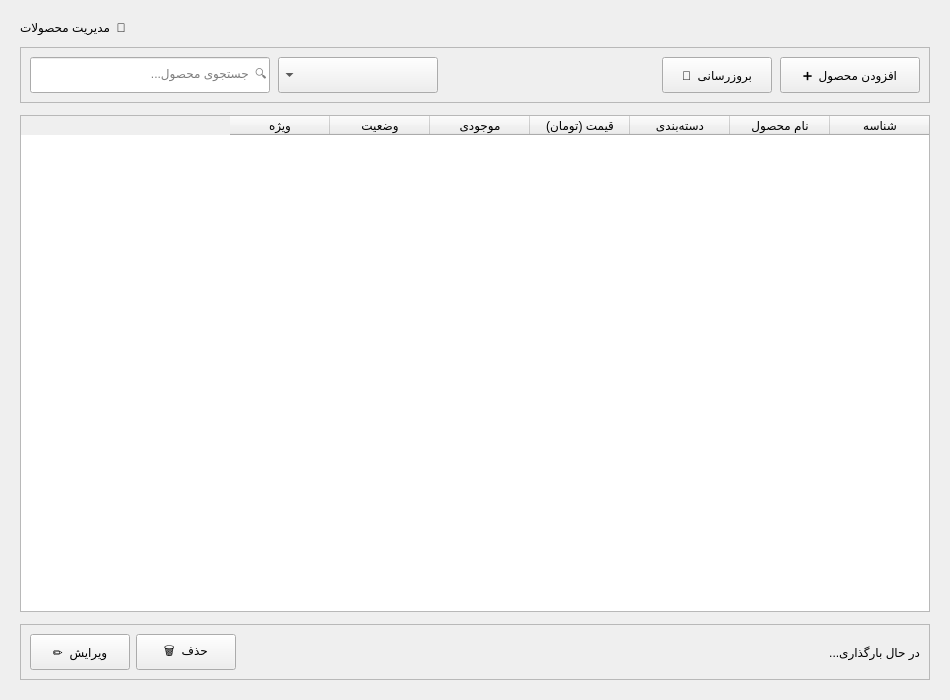
<?xml version="1.0" encoding="UTF-8"?>
<ui version="4.0">
 <class>ProductsPage</class>
 <widget class="QWidget" name="ProductsPage">
  <property name="geometry">
   <rect>
    <x>0</x>
    <y>0</y>
    <width>950</width>
    <height>700</height>
   </rect>
  </property>
  <property name="layoutDirection">
   <enum>Qt::RightToLeft</enum>
  </property>
  <layout class="QVBoxLayout" name="main_layout">
   <property name="spacing">
    <number>12</number>
   </property>
   <property name="leftMargin">
    <number>20</number>
   </property>
   <property name="topMargin">
    <number>20</number>
   </property>
   <property name="rightMargin">
    <number>20</number>
   </property>
   <property name="bottomMargin">
    <number>20</number>
   </property>

   <!-- عنوان -->
   <item>
    <widget class="QLabel" name="page_title">
     <property name="text">
      <string>🍕  مدیریت محصولات</string>
     </property>
     <property name="alignment">
      <set>Qt::AlignRight|Qt::AlignVCenter</set>
     </property>
    </widget>
   </item>

   <!-- نوار ابزار (جستجو + فیلتر + دکمه‌ها) -->
   <item>
    <widget class="QFrame" name="toolbar">
     <property name="frameShape">
      <enum>QFrame::StyledPanel</enum>
     </property>
     <layout class="QHBoxLayout" name="toolbar_layout">
      <property name="spacing">
       <number>8</number>
      </property>

      <item>
       <widget class="QPushButton" name="add_btn">
        <property name="text">
         <string>➕  افزودن محصول</string>
        </property>
        <property name="minimumSize">
         <size>
          <width>140</width>
          <height>36</height>
         </size>
        </property>
        <property name="cursor">
         <cursorShape>PointingHandCursor</cursorShape>
        </property>
       </widget>
      </item>

      <item>
       <widget class="QPushButton" name="refresh_btn">
        <property name="text">
         <string>🔄  بروزرسانی</string>
        </property>
        <property name="minimumSize">
         <size>
          <width>110</width>
          <height>36</height>
         </size>
        </property>
        <property name="cursor">
         <cursorShape>PointingHandCursor</cursorShape>
        </property>
       </widget>
      </item>

      <item>
       <spacer name="toolbar_spacer">
        <property name="orientation">
         <enum>Qt::Horizontal</enum>
        </property>
        <property name="sizeHint" stdset="0">
         <size>
          <width>40</width>
          <height>20</height>
         </size>
        </property>
       </spacer>
      </item>

      <item>
       <widget class="QComboBox" name="category_combo">
        <property name="minimumSize">
         <size>
          <width>160</width>
          <height>36</height>
         </size>
        </property>
       </widget>
      </item>

      <item>
       <widget class="QLineEdit" name="search_edit">
        <property name="minimumSize">
         <size>
          <width>240</width>
          <height>36</height>
         </size>
        </property>
        <property name="placeholderText">
         <string>🔍  جستجوی محصول...</string>
        </property>
        <property name="clearButtonEnabled">
         <bool>true</bool>
        </property>
       </widget>
      </item>

     </layout>
    </widget>
   </item>

   <!-- جدول محصولات -->
   <item>
    <widget class="QTableWidget" name="products_table">
     <property name="alternatingRowColors">
      <bool>true</bool>
     </property>
     <property name="selectionBehavior">
      <enum>QAbstractItemView::SelectRows</enum>
     </property>
     <property name="selectionMode">
      <enum>QAbstractItemView::SingleSelection</enum>
     </property>
     <property name="editTriggers">
      <set>QAbstractItemView::NoEditTriggers</set>
     </property>
     <property name="sortingEnabled">
      <bool>true</bool>
     </property>
     <column>
      <property name="text">
       <string>شناسه</string>
      </property>
     </column>
     <column>
      <property name="text">
       <string>نام محصول</string>
      </property>
     </column>
     <column>
      <property name="text">
       <string>دسته‌بندی</string>
      </property>
     </column>
     <column>
      <property name="text">
       <string>قیمت (تومان)</string>
      </property>
     </column>
     <column>
      <property name="text">
       <string>موجودی</string>
      </property>
     </column>
     <column>
      <property name="text">
       <string>وضعیت</string>
      </property>
     </column>
     <column>
      <property name="text">
       <string>ویژه</string>
      </property>
     </column>
    </widget>
   </item>

   <!-- نوار پایین (عملیات) -->
   <item>
    <widget class="QFrame" name="actions_bar">
     <property name="frameShape">
      <enum>QFrame::StyledPanel</enum>
     </property>
     <layout class="QHBoxLayout" name="actions_layout">

      <item>
       <widget class="QLabel" name="stats_label">
        <property name="text">
         <string>در حال بارگذاری...</string>
        </property>
       </widget>
      </item>

      <item>
       <spacer name="actions_spacer">
        <property name="orientation">
         <enum>Qt::Horizontal</enum>
        </property>
        <property name="sizeHint" stdset="0">
         <size>
          <width>40</width>
          <height>20</height>
         </size>
        </property>
       </spacer>
      </item>

      <item>
       <widget class="QPushButton" name="delete_btn">
        <property name="text">
         <string>🗑️  حذف</string>
        </property>
        <property name="minimumSize">
         <size>
          <width>100</width>
          <height>36</height>
         </size>
        </property>
        <property name="cursor">
         <cursorShape>PointingHandCursor</cursorShape>
        </property>
       </widget>
      </item>

      <item>
       <widget class="QPushButton" name="edit_btn">
        <property name="text">
         <string>✏️  ویرایش</string>
        </property>
        <property name="minimumSize">
         <size>
          <width>100</width>
          <height>36</height>
         </size>
        </property>
        <property name="cursor">
         <cursorShape>PointingHandCursor</cursorShape>
        </property>
       </widget>
      </item>

     </layout>
    </widget>
   </item>

  </layout>
 </widget>
 <resources/>
 <connections/>
</ui>
